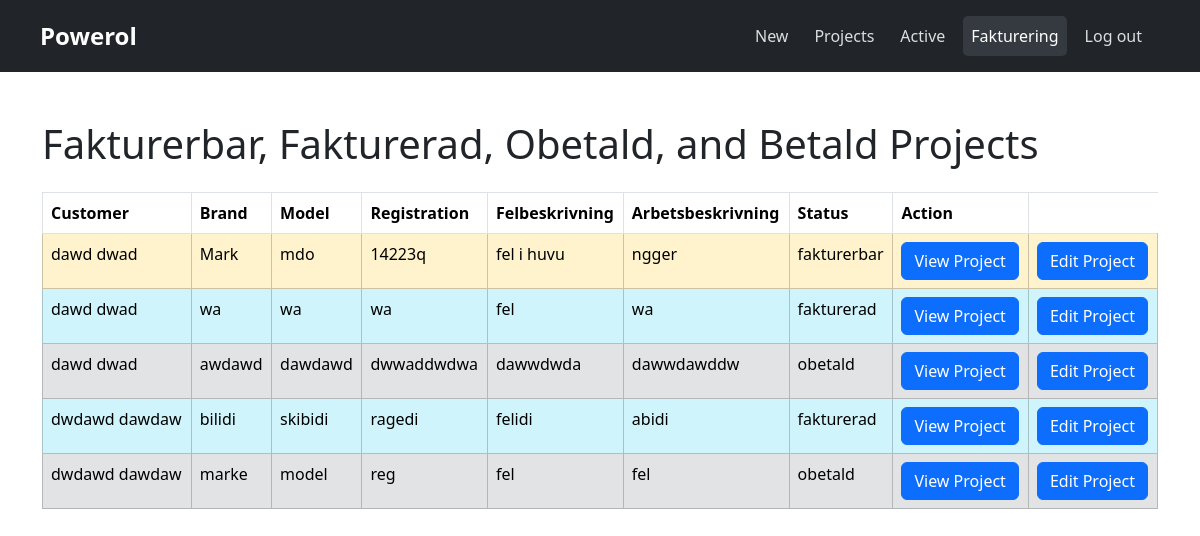
Screenshot of /fakturering.php (signed in) with the database file from the repository.
### tables this page shows
CREATE TABLE `table_projekt` (
  `id_projekt` int(11) NOT NULL,
  `pt_felbeskrivning` varchar(520) NOT NULL,
  `pt_arbetsbeskrivning` varchar(520) NOT NULL,
  `pt_status_fk` int(11) NOT NULL,
  `customer_fk` int(11) DEFAULT NULL,
  `created_by_user_fk` int(11) NOT NULL,
  `car_brand` varchar(255) NOT NULL,
  `car_model` varchar(255) NOT NULL,
  `car_reg` varchar(255) NOT NULL,
  `fk_produkter` int(11) DEFAULT NULL
);

CREATE TABLE `table_status` (
  `id_status` int(11) NOT NULL,
  `status_name` varchar(50) NOT NULL
);

### fakturering.php (the view, shortened to what this page needs)
<?php
include_once 'includes/header.php';
echo "<div class='container mt-5'>";
echo "<h1 class='mb-4'>Fakturerbar, Fakturerad, Obetald, and Betald Projects</h1>";
try {
    $stmt = $pdo->query("
        SELECT
            p.id_projekt,
            CONCAT(c.cust_fname, ' ', c.cust_lname) AS customer_name,
            p.pt_felbeskrivning,
            p.pt_arbetsbeskrivning,
            p.car_brand,
            p.car_model,
            p.car_reg,
            s.status_name,
            p.pt_status_fk
        FROM table_projekt p
        JOIN table_customer c ON p.customer_fk = c.id_cust
        JOIN table_status s ON p.pt_status_fk = s.id_status
        WHERE p.pt_status_fk IN (3, 4, 5, 6)  -- Include new statuses (obetald, betald)
    ");
    if ($stmt->rowCount() > 0) {
        echo "<table class='table table-bordered table-hover'>
                <thead class='thead-dark'>
                    <tr>
                        <th>Customer</th>
                        <th>Brand</th>
                        <th>Model</th>
                        <th>Registration</th>
                        <th>Felbeskrivning</th>
                        <th>Arbetsbeskrivning</th>
                        <th>Status</th>
                        <th>Action</th>
                    </tr>
                </thead>
                <tbody>";
        foreach ($stmt as $row) {
            $color_class = '';
            switch ($row['pt_status_fk']) {
                case 3:
                    $color_class = 'table-warning';
                    break;
                case 4:
                    $color_class = 'table-info';
                    break;
                case 5:
                    $color_class = 'table-secondary';
                    break;
            }
            $felbeskrivning = strlen($row['pt_felbeskrivning']) > 100
                ? substr($row['pt_felbeskrivning'], 0, 100) . '...'
                : $row['pt_felbeskrivning'];
            $arbetsbeskrivning = strlen($row['pt_arbetsbeskrivning']) > 100
                ? substr($row['pt_arbetsbeskrivning'], 0, 100) . '...'
                : $row['pt_arbetsbeskrivning'];
            echo "<tr class='$color_class'>
                    <td>" . $row['customer_name'] . "</td>
                    <td>" . $row['car_brand'] . "</td>
                    <td>" . $row['car_model'] . "</td>
                    <td>" . $row['car_reg'] . "</td>
                    <td>" . $felbeskrivning . "</td>
                    <td>" . $arbetsbeskrivning . "</td>
                    <td>" . $row['status_name'] . "</td>
                    <td>
                        <a href='single-project.php?id=" . $row['id_projekt'] . "' class='btn btn-primary'>View Project</a>
                    </td>
                    <td>
                        <a href='edit-single-project.php?id=" . $row['id_projekt'] . "' class='btn btn-primary'>Edit Project</a>
                    </td>
                  </tr>";
        }
        echo "</tbody></table>";
    } else {
        echo "<div class='alert alert-info' role='alert'>No projects found with the selected statuses.</div>";
    }
} catch (PDOException $e) {
    echo "<div class='alert alert-danger' role='alert'>Error: " . $e->getMessage() . "</div>";
}
echo "</div>";
?>

### rows the page displays
table_projekt: customer_name "dawd dwad", car_brand "Mark", car_model "mdo", car_reg "14223q", pt_felbeskrivning "fel i huvu", pt_arbetsbeskrivning "ngger", pt_status_fk.status_name "fakturerbar"
table_projekt: customer_name "dawd dwad", car_brand "wa", car_model "wa", car_reg "wa", pt_felbeskrivning "fel", pt_arbetsbeskrivning "wa", pt_status_fk.status_name "fakturerad"
table_projekt: customer_name "dawd dwad", car_brand "awdawd", car_model "dawdawd", car_reg "dwwaddwdwa", pt_felbeskrivning "dawwdwda", pt_arbetsbeskrivning "dawwdawddw", pt_status_fk.status_name "obetald"
table_projekt: customer_name "dwdawd dawdaw", car_brand "bilidi", car_model "skibidi", car_reg "ragedi", pt_felbeskrivning "felidi", pt_arbetsbeskrivning "abidi", pt_status_fk.status_name "fakturerad"
table_projekt: customer_name "dwdawd dawdaw", car_brand "marke", car_model "model", car_reg "reg", pt_felbeskrivning "fel", pt_arbetsbeskrivning "fel", pt_status_fk.status_name "obetald"

### other values shown
$menuItem['title'] "New"
$menuItem['title'] "Projects"
$menuItem['title'] "Active"
$menuItem['title'] "Fakturering"
